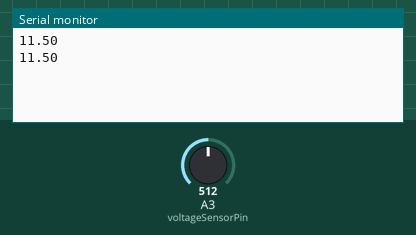
This sketch was run on a simulated Arduino Uno, built with avr-gcc and run on an emulated ATmega328P. Shown: the last lines printed to the serial monitor. The inputs (shaded band) are chosen by the test bench; at power-on: A3 (voltageSensorPin) = 512.

Above: at 1.8 s.
1.9 s: A3 (voltageSensorPin) set to 716
At 2.8 s:
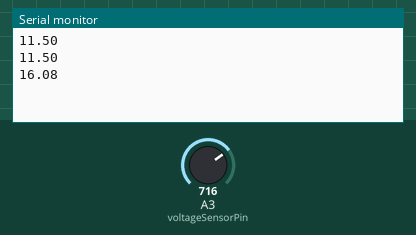
3.4 s: A3 (voltageSensorPin) set to 900
At 4.6 s:
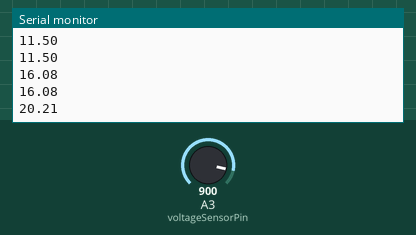
Timing chart, 0 to 6.4 s (numbered marks = the images above; inputs shaded):
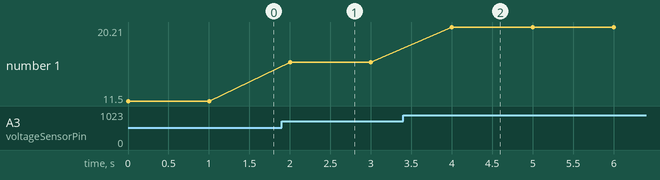

The sketch:

voltage-sensor.ino
```cpp
const int voltageSensorPin = A3;
float vIn;
float vOut;
float voltageSensorVal;
const float factor = 4.6;
const float vCC = 5.00;

void setup() {
  Serial.begin(9600);
}

void loop() {
  voltageSensorVal = analogRead(voltageSensorPin);
  vOut = (voltageSensorVal / 1024) * vCC;
  vIn =  vOut * factor;

  Serial.println(vIn);

  delay(1000);
}
```

Measured:
- after the input at 1.9 s, the serial monitor: prints a new line after 0.10 s (image 1)
- after the input at 3.4 s, the serial monitor: prints a new line after 0.60 s (image 2)
- plotted number 1: 11.5 → 16.08 after the input at 1.9 s, 16.08 → 20.21 after the input at 3.4 s
